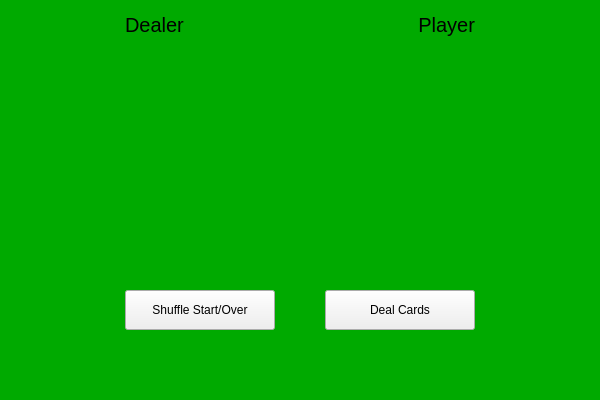
<?xml version="1.0" encoding="UTF-8"?>
<ui version="4.0">
 <class>MainWindow</class>
 <widget class="QMainWindow" name="MainWindow">
  <property name="geometry">
   <rect>
    <x>0</x>
    <y>0</y>
    <width>600</width>
    <height>400</height>
   </rect>
  </property>
  <property name="windowTitle">
   <string>MainWindow</string>
  </property>
  <property name="styleSheet">
   <string notr="true">background-color: rgb(0, 170, 0);</string>
  </property>
  <widget class="QWidget" name="centralwidget">
   <widget class="QPushButton" name="Shuffle_Button">
    <property name="geometry">
     <rect>
      <x>125</x>
      <y>290</y>
      <width>150</width>
      <height>40</height>
     </rect>
    </property>
    <property name="styleSheet">
     <string notr="true">background-color: light gray;</string>
    </property>
    <property name="text">
     <string>Shuffle Start/Over</string>
    </property>
   </widget>
   <widget class="QPushButton" name="Deal_Button">
    <property name="geometry">
     <rect>
      <x>325</x>
      <y>290</y>
      <width>150</width>
      <height>40</height>
     </rect>
    </property>
    <property name="styleSheet">
     <string notr="true">background-color: light gray;</string>
    </property>
    <property name="text">
     <string>Deal Cards</string>
    </property>
   </widget>
   <widget class="QLabel" name="Card_1">
    <property name="geometry">
     <rect>
      <x>125</x>
      <y>50</y>
      <width>150</width>
      <height>210</height>
     </rect>
    </property>
    <property name="text">
     <string/>
    </property>
    <property name="pixmap">
     <pixmap>J:/Programming/Phyton/GUI/Playing Cards/Spades_1.png</pixmap>
    </property>
    <property name="scaledContents">
     <bool>true</bool>
    </property>
   </widget>
   <widget class="QLabel" name="Card_2">
    <property name="geometry">
     <rect>
      <x>325</x>
      <y>50</y>
      <width>150</width>
      <height>210</height>
     </rect>
    </property>
    <property name="text">
     <string/>
    </property>
    <property name="pixmap">
     <pixmap>J:/Programming/Phyton/GUI/Playing Cards/Clubs_1.png</pixmap>
    </property>
    <property name="scaledContents">
     <bool>true</bool>
    </property>
   </widget>
   <widget class="QLabel" name="label">
    <property name="geometry">
     <rect>
      <x>125</x>
      <y>10</y>
      <width>150</width>
      <height>30</height>
     </rect>
    </property>
    <property name="font">
     <font>
      <pointsize>15</pointsize>
     </font>
    </property>
    <property name="text">
     <string>Dealer</string>
    </property>
   </widget>
   <widget class="QLabel" name="label_2">
    <property name="geometry">
     <rect>
      <x>325</x>
      <y>10</y>
      <width>150</width>
      <height>30</height>
     </rect>
    </property>
    <property name="font">
     <font>
      <pointsize>15</pointsize>
     </font>
    </property>
    <property name="text">
     <string>Player</string>
    </property>
    <property name="alignment">
     <set>Qt::AlignRight|Qt::AlignTrailing|Qt::AlignVCenter</set>
    </property>
   </widget>
  </widget>
  <widget class="QMenuBar" name="menubar">
   <property name="geometry">
    <rect>
     <x>0</x>
     <y>0</y>
     <width>600</width>
     <height>26</height>
    </rect>
   </property>
  </widget>
  <widget class="QStatusBar" name="statusbar"/>
 </widget>
 <resources/>
 <connections/>
</ui>
